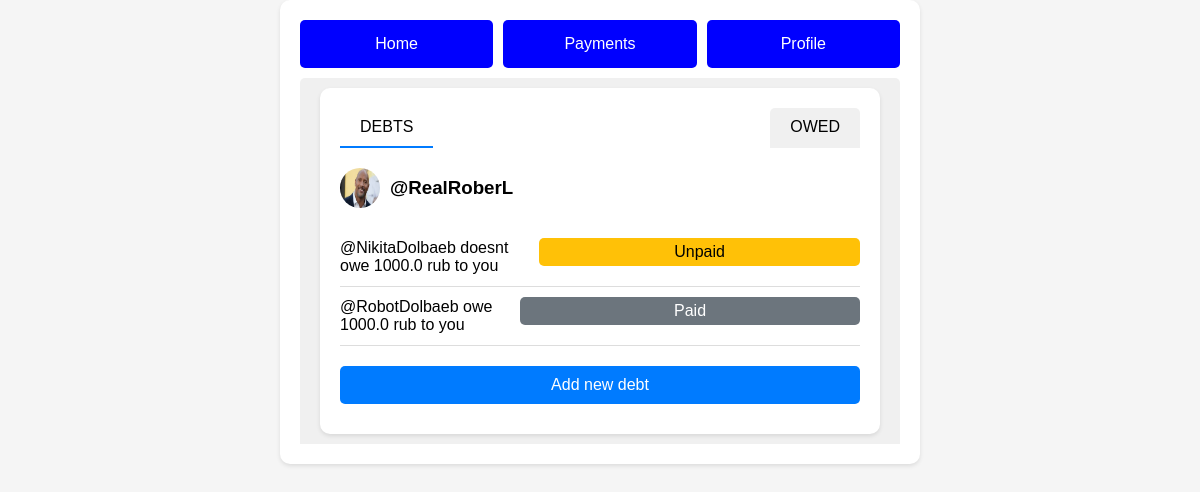
Before: / with the older database file.
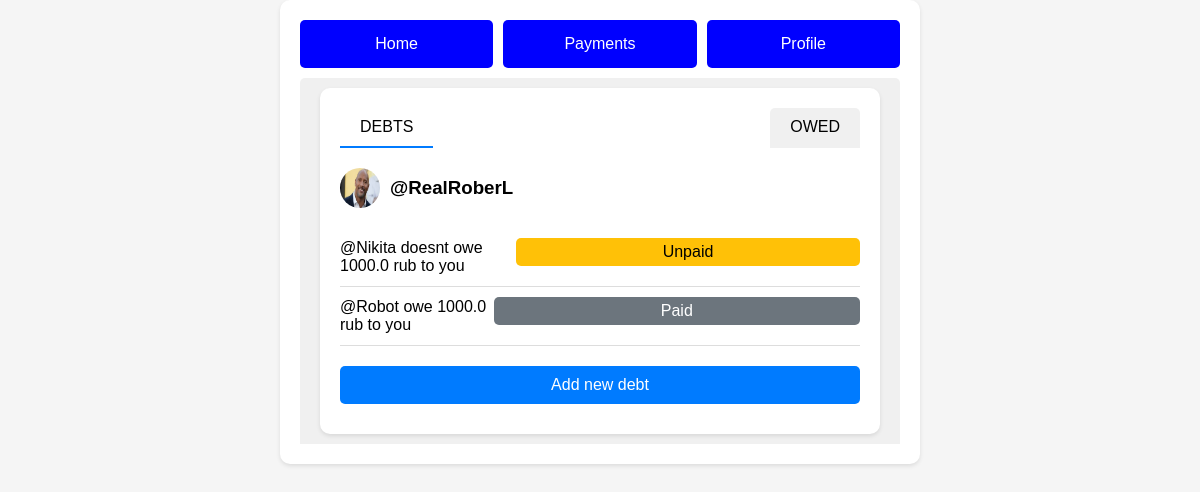
After: the same page with the newer database file.
### data/debts.py (models this page shows)
class Debts(SqlAlchemyBase):
    __tablename__ = 'debts'
    date_d = sqlalchemy.Column(sqlalchemy.DateTime, default=datetime.datetime.now, primary_key=True, index=True)
    us_id_to = sqlalchemy.Column(sqlalchemy.Integer, sqlalchemy.ForeignKey("users.us_id"), primary_key=True, index=True,
                                 nullable=False)
    us_id = sqlalchemy.Column(sqlalchemy.Integer, sqlalchemy.ForeignKey("users.us_id"), primary_key=True, index=True,
                              nullable=False)
    debt = sqlalchemy.Column(sqlalchemy.Float, nullable=False)
    status = sqlalchemy.Column(sqlalchemy.String, nullable=False)
    user = relationship("User", foreign_keys=[us_id_to])
    user2 = relationship("User", foreign_keys=[us_id])

### data/users.py (models this page shows)
class User(SqlAlchemyBase):
    __tablename__ = 'users'
    us_id = sqlalchemy.Column(sqlalchemy.Integer, primary_key=True, autoincrement=True)
    tg_tag = sqlalchemy.Column(sqlalchemy.String, nullable=False, index=True, unique=True)
    tg_id = sqlalchemy.Column(sqlalchemy.String, nullable=True)
    wallet = sqlalchemy.Column(sqlalchemy.String, nullable=True)
    created_date = sqlalchemy.Column(sqlalchemy.DateTime, default=datetime.datetime.now)

### main.py (the view)
@app.route('/')
def index():
    date_d = datetime(2024, 3, 3)
    us_id_to = 1
    unpaid_users = dbw.get_unpaid_users(date_d, us_id_to)  # получаем список кортежей
    paid_users = dbw.get_paid_users(date_d, us_id_to)  # тоже список кортежей , поз[0]=tg_tag, поз[1]=debt
    return render_template('index.html', us_name=dbw.get__tg_tag__from__us_id(us_id_to),
                           wallet=dbw.get__us_id__wallet(us_id_to), unpaid_users=unpaid_users, paid_users=paid_users)

### DBwork.py (called while the page is built)
def get_unpaid_users(date_d, us_id_to):  # получение списка пользователей должников кортежом (tg_tag, долг)
    db_sess = db_session.create_session()
    unpaid_users = db_sess.query(User.tg_tag, Debts.debt). \
        join(Debts, Debts.us_id == User.us_id). \
        filter(Debts.date_d == date_d,
               Debts.us_id_to == us_id_to,
               Debts.status == 'no').all()
    sps = []
    for i in unpaid_users:
        sps.append(list(i))
    return sps

def get_paid_users(date_d, us_id_to):  # получение списка пользователей должников кортежом (tg_tag, долг)
    db_sess = db_session.create_session()
    unpaid_users = db_sess.query(User.tg_tag, Debts.debt). \
        join(Debts, Debts.us_id == User.us_id). \
        filter(Debts.date_d == date_d,
               Debts.us_id_to == us_id_to,
               Debts.status == 'yes').all()
    sps = []
    for i in unpaid_users:
        sps.append(list(i))
    return sps

def get__tg_tag__from__us_id(us_id):
    db_sess = db_session.create_session()
    name = db_sess.query(User).filter(User.us_id == us_id).first()
    if name:
        return name.tg_tag
    else:
        return 'No one tg_tag'

### templates/index.html (shortened to what this page needs)
<!DOCTYPE html>
<html lang="en">
<head>
    <link rel="stylesheet" href="{{ url_for('static', filename='css/style.css') }}">
</head>
<body>
<div class="container">
    <div class="button-container">
        <button onclick="openTab('home')">Home</button>
        <button onclick="openTab('payments')">Payments</button>
        <button onclick="openTab('profile')">Profile</button>
    </div>
    <div id="home" class="tab">
        <div class="container">
            <div class="tabs">
                <div class="tab active">DEBTS</div>
                <div class="tab">OWED</div>
            </div>
            <div class="profile">
                <img src="static/images/profile.jpg" alt="User profile">
                <h3>{{us_name}}</h3>
            </div>
            {% for user in unpaid_users %}
            <div class="debt-item">
                <div>{{ user[0] }} doesnt owe {{user[1]}} rub to you</div>
                <button class="unpaid">Unpaid</button>
            </div>
            {% endfor %}
            {% for user in paid_users %}
            <div class="debt-item">
                <div>{{user[0]}} owe {{ user[1] }} rub to you</div>
                <button class="paid">Paid</button>
            </div>
            {% endfor %}
            <div class="add-debt">
                <button onclick="redirectToNewDebtPage()">
                    Add new debt
                </button>
            </div>
        </div>
    </div>
</div>
</body>
</html>

Changed rows visible on the page:
changed through a linked row, Debts: tg_tag "@NikitaDolbaeb" → "@Nikita"
changed through a linked row, Debts: tg_tag "@RobotDolbaeb" → "@Robot"
